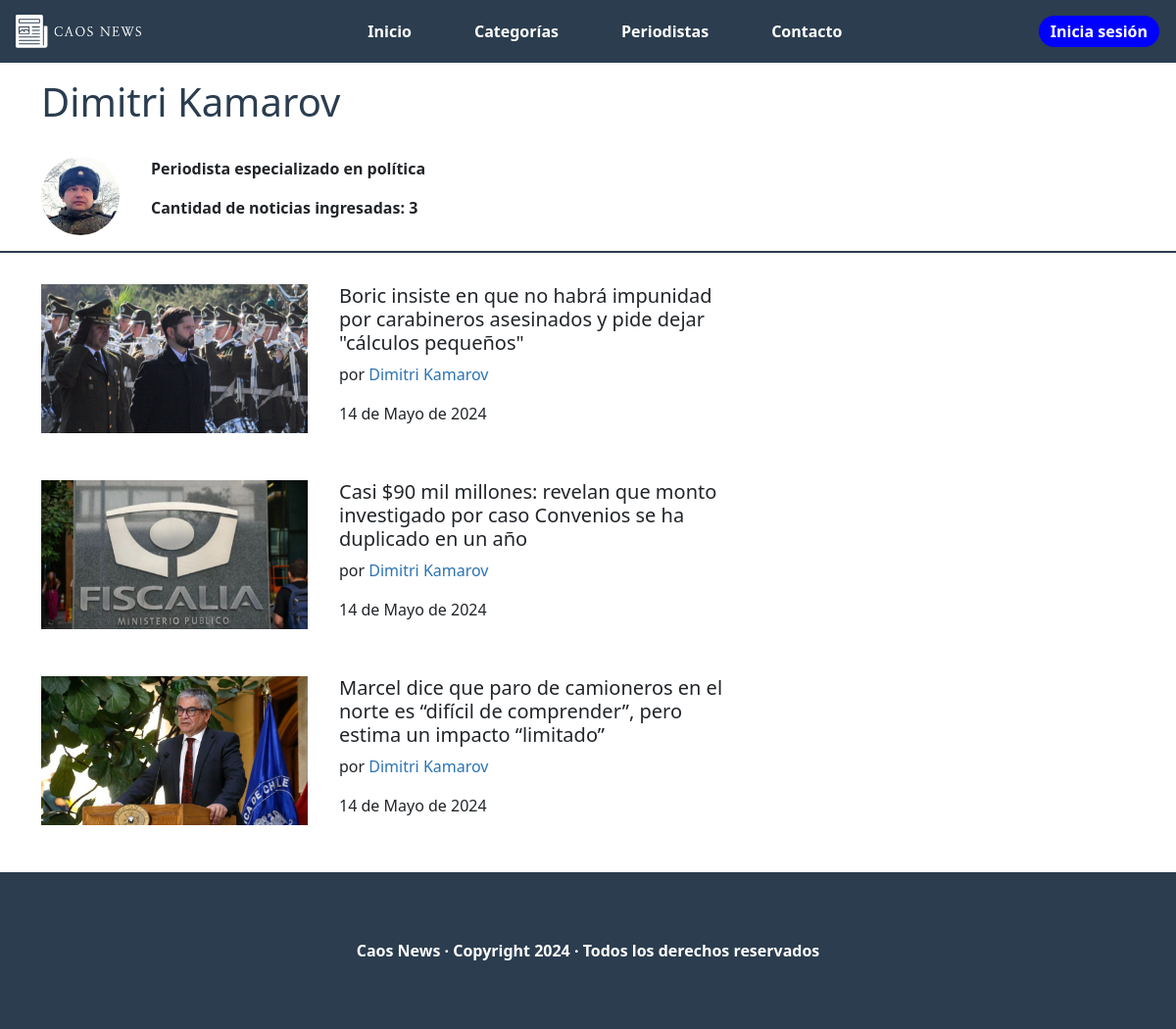
/periodista/10/, run on an earlier commit of the app's database.
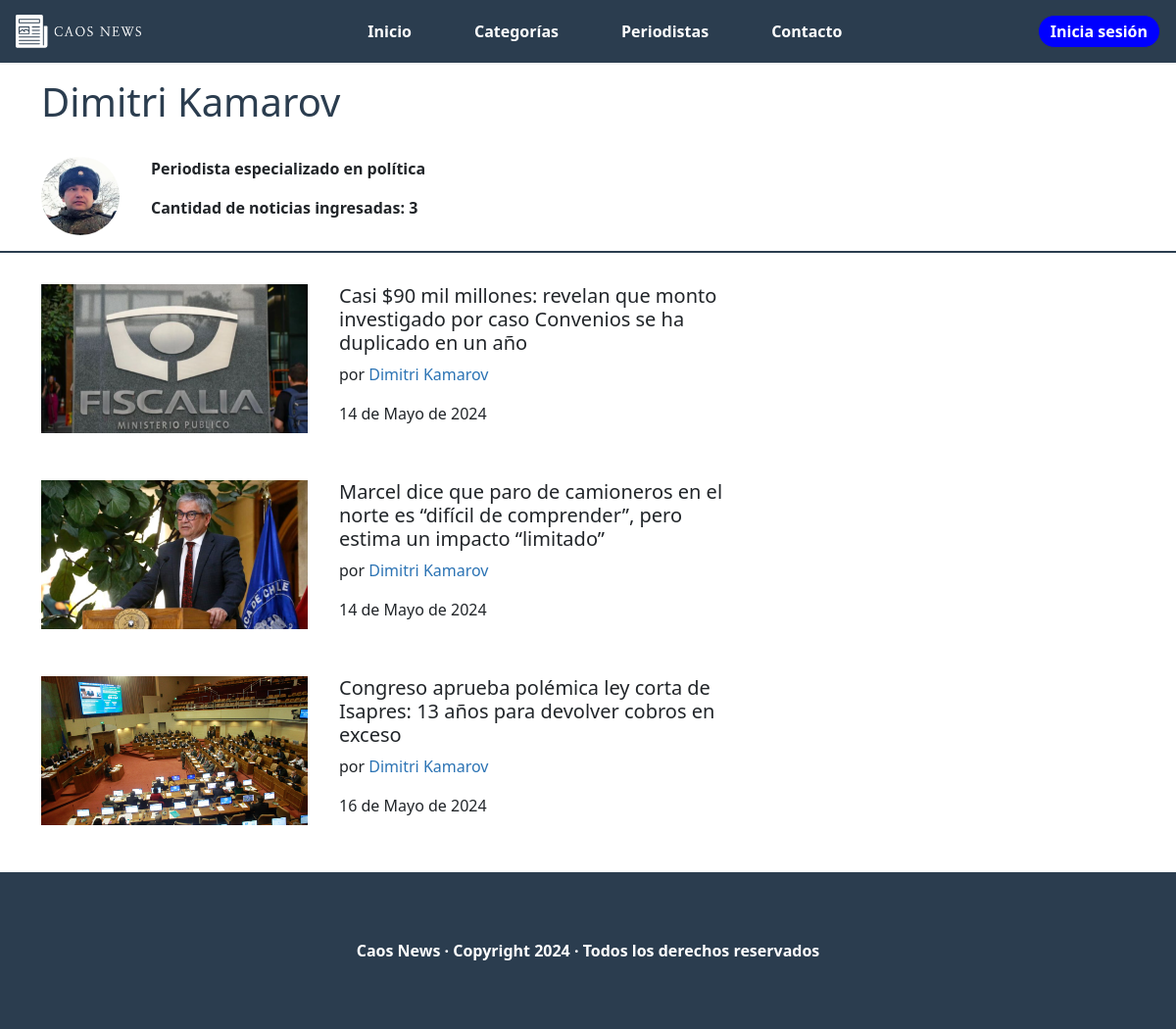
And on a later commit of the database.
### core/models.py (models this page shows, shortened)
class PerfilPeriodista(models.Model):
    descripcion = models.CharField(max_length=100)
    foto_perfil = models.ImageField(upload_to='foto_periodista', blank=False, default='avatar-periodista.jpg')
    id_usuario = models.ForeignKey(User, on_delete=models.CASCADE)

class Noticia(models.Model):
    titulo = models.CharField(max_length=100, unique=True)
    ubicacion = models.CharField(max_length=50)
    fecha = models.DateField(auto_now=True)
    portada = models.ImageField(upload_to='portadas_noticias', blank=False, default='portada.jpg')
    cuerpo = models.TextField()
    id_autor = models.ForeignKey(User, on_delete=models.CASCADE)
    id_categoria = models.ForeignKey(CategoriaNoticia, on_delete=models.RESTRICT)
    id_estado_noticia = models.ForeignKey(EstadoNoticia, on_delete=models.RESTRICT)

### core/views.py (the view)
# urls.py: path('periodista/<id>/', periodista, name='periodista'),
def periodista(request, id):
    perfil_periodista = PerfilPeriodista.objects.get(id_usuario=id)
    cantidad_noticias = Noticia.objects.filter(id_autor=id).filter(id_estado_noticia=2).count()
    lista_noticias = Noticia.objects.filter(id_autor=id).filter(id_estado_noticia=2)
    aux = {
        'perfil_periodista': perfil_periodista,
        'cantidad_noticias': cantidad_noticias,
        'lista_noticias': lista_noticias
    }
    return render(request, 'core/paginas/comun/periodista.html', aux)

### core/templates/core/paginas/comun/periodista.html
{% extends 'core/base.html'%}
{% load static %}
{% block estilo %}
    <link rel="stylesheet" href="{% static 'core/css/periodista.css' %}" />
{% endblock %}
{% block content %}
    <main>
      <div class="container">
        <h1 class="journalist-name">{{perfil_periodista.id_usuario.first_name}} {{perfil_periodista.id_usuario.last_name}}</h1>
      </div>
      <div class="journalist-card container">
        <img src="{{perfil_periodista.foto_perfil.url}}" class="journalist-photo" alt="" />
        <div class="journalist-description">
          <p class="description">
            {{perfil_periodista.descripcion}}
          </p>
          <p class="description">Cantidad de noticias ingresadas: {{cantidad_noticias}}</p>
        </div>
      </div>
      <div class="separator"></div>
      <div class="news-container container">
        {% for noticia in lista_noticias %}
        <div class="news">
          <a href="{% url 'noticia' noticia.id %}">
            <img class="news-banner" src="{{noticia.portada.url}}" alt=""/>
          </a>
          <div class="news-text">
            <a href="{% url 'noticia' noticia.id %}">
              <h2 class="news-title">{{noticia.titulo}}</h2>
            </a>
            <p class="news-description hide">
              por
              <a href="{% url 'periodista' perfil_periodista.id_usuario.id %}" class="journalist">{{noticia.id_autor.first_name}} {{noticia.id_autor.last_name}}</a>
            </p>
            <p class="news-description">{{noticia.fecha}}</p>
          </div>
        </div>
        {% endfor %}
      </div>
    </main>
    {% endblock %}

### core/templates/core/base.html (shortened to what this page needs)
{% load static %}
<!DOCTYPE html>
<html lang="es">
<head>
  <link href="https://cdn.jsdelivr.net/npm/bootstrap@5.3.3/dist/css/bootstrap.min.css" rel="stylesheet"
>
  <link rel="stylesheet" href="{% static 'core/css/header.css' %}">
  <link rel="stylesheet" href="{% static 'core/css/footer.css' %}">
  {% block estilo %}
  {% endblock %}
</head>
<body>
  <header class="main-header">
    <div class="main-header_content">
      <a href="{% url 'index' %}"><img src="{% static 'core/img/logo-light.svg' %}" class="logo" alt="Logo Caos News"></a>
      {% if user.is_authenticated %}
      <form action="{% url 'logout' %}" class="login-button" method="POST" style="padding-top: 0;">
        {% csrf_token %}
      <button class="button">Cerrar sesión</button>
      </form>
      {% else %}
        <a href="{% url 'login' %}" class="login-button"><button class="button">Inicia sesión</button></a>
      {% endif %}
      <nav id="main-menu" class="main-menu">
        <ul>
          <li><a href="{% url 'index' %}">Inicio</a></li>
          <li><a href="{% url 'lista_categorias' %}">Categorías</a></li>
          <li><a href="{% url 'lista_periodistas' %}">Periodistas</a></li>
          <li><a href="{% url 'contacto' %}">Contacto</a></li>
        </ul>
      </nav>
    </div>
  </header>
  {% block content %}
  {% endblock %}
  <footer class="footer">
    <p>Caos News · Copyright 2024 · Todos los derechos reservados</p>
  </footer>
</body>
</html>

### core/static/core/css/header.css (style rules this page uses)
*, *::before, *::after { margin: 0; padding: 0; box-sizing: border-box; }
body { min-height: 100vh; display: flex; }
a { text-decoration: none; color: inherit; }
ul, ol { list-style: none; }
body { padding-top: 6rem; }
button { font-family: inherit; display: inline-block; padding: .25rem .75rem; border-radius: 1.5rem; text-decoration: none; font-weight: 600; color: white; background-color: blue; border: 1px solid #2b3d4f; }
.main-header { width: 100%; height: 4rem; position: fixed; top: 0; left: 0; background-color: #2b3d4f; display: flex; z-index: 10; box-shadow: 0 1px 2px rgba(0, 0, 0, .1); }
.main-header_content { width: calc(100% - 2rem); margin-left: 1rem; margin-right: 1rem; display: flex; align-items: center; justify-content: space-between; }
.main-header_content .logo { width: 8rem; }
.main-menu { display: flex; justify-content: center; align-items: center; }
.main-menu ul { padding: 0; }
@media screen and (min-width: 734px) { .main-menu ul { font-size: 2rem; } }
@media screen and (min-width: 734px) { .main-menu li { margin-bottom: 1rem; } }
@media screen and (min-width: 1024px) { .main-menu ul { font-size: 1rem; display: flex; padding-left: 2rem; gap: 4rem; color: white; font-weight: 600; margin-bottom: 0; } }
@media screen and (min-width: 1024px) { .main-menu li { margin-bottom: 0; } }
@media screen and (min-width: 1024px) { .main-header .login-button { order: 1; } }

### core/static/core/css/footer.css (style rules this page uses)
body { min-height: 100vh; display: flex; flex-direction: column; }
main { min-height: calc(100vh - 4rem); }
.footer { color: white; background-color: #2b3d4f; height: 10rem; display: flex; align-items: center; font-weight: bold; }
.footer p { width: 100%; margin-bottom: 0; text-align: center; }

### core/static/core/css/periodista.css (style rules this page uses)
body { padding-top: 5rem; }
a { color: inherit; text-decoration: none; }
.journalist-name { color: #2b3d4f; margin-bottom: 2rem; }
.journalist-card { display: flex; align-items: center; margin-bottom: 1rem; }
.journalist-photo { border-radius: 50%; width: 5rem; height: 5rem; margin-right: 2rem; }
.journalist-description { font-weight: bold; }
.separator { width: 100vw; height: .1rem; background-color: #2b3d4f; margin-bottom: 2rem; }
.news-container { display: flex; flex-direction: column; }
.news { display: flex; margin-bottom: 1rem; }
.news-banner { width: 7.5rem; height: 5rem; margin-right: 1rem; }
.news-title { font-size: 1rem; }
.news-description { font-size: .75rem; }
.news .journalist { color: rgb(43, 115, 180); }
.news .hide { display: none; }
@media screen and (min-width: 734px) { .news { margin-bottom: 2.5rem; } }
@media screen and (min-width: 734px) { .news-banner { width: 17rem; height: 9.5rem; margin-right: 2rem; } }
@media screen and (min-width: 734px) { .news-title { font-size: 1.25rem; } }
@media screen and (min-width: 734px) { .news-description { font-size: 1rem; } }
@media screen and (min-width: 1024px) { .news { max-width: 60vw; } }
@media screen and (min-width: 1024px) { .news .hide { display: block; } }

What changed in the data, as far as the page shows it:
removed Noticia: portada (picture), titulo "Boric insiste en que no habrá impunidad por carabineros asesinados y pide dejar \"cálculos pequeños\"", id_autor.first_name "Dimitri", id_autor.last_name "Kamarov", fecha "14 de Mayo de 2024"
now on this page (row edited): Noticia: portada (picture), titulo "Congreso aprueba polémica ley corta de Isapres: 13 años para devolver cobros en exceso", id_autor.first_name "Dimitri", id_autor.last_name "Kamarov", fecha "16 de Mayo de 2024"
